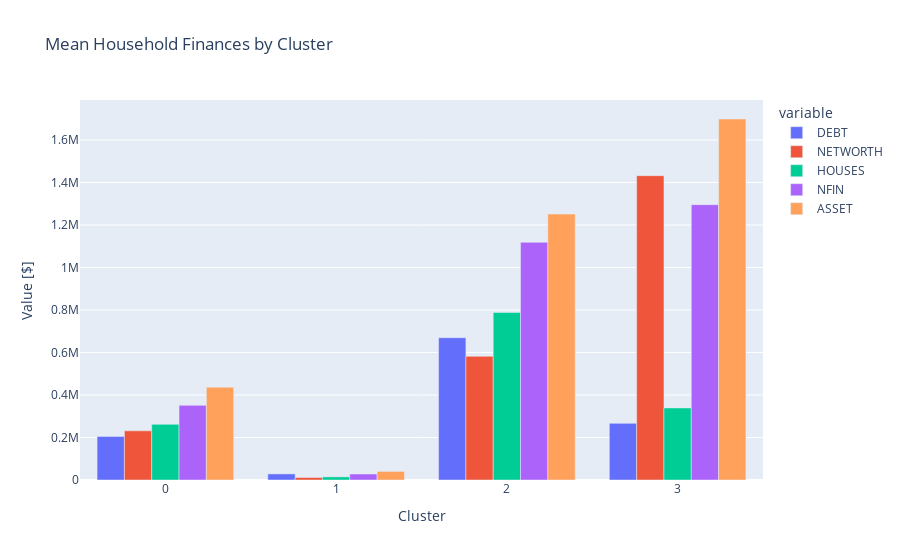

Notebook code for this chart:
### Code cell
# Create side-by-side bar chart of `xgb`
fig = px.bar(
    xgb,
    barmode="group",
    title="Mean Household Finances by Cluster"
)

fig.update_layout(xaxis_title="Cluster", yaxis_title="Value [$]")

fig.show()

### Figure 1 — Plotly figure (JSON) as saved in the notebook; plotly's stock layout.template omitted (floating-point values rounded to 4 significant figures)
{"data": [{"alignmentgroup": "True", "hovertemplate": "variable=DEBT<br>index=%{x}<br>value=%{y}<extra></extra>", "legendgroup": "DEBT", "marker": {"color": "#636efa", "pattern": {"shape": ""}}, "name": "DEBT", "offsetgroup": "DEBT", "orientation": "v", "showlegend": true, "textposition": "auto", "type": "bar", "x": [0, 1, 2, 3], "xaxis": "x", "y": [205100.0, 28650.0, 669400.0, 266600.0], "yaxis": "y"}, {"alignmentgroup": "True", "hovertemplate": "variable=NETWORTH<br>index=%{x}<br>value=%{y}<extra></extra>", "legendgroup": "NETWORTH", "marker": {"color": "#EF553B", "pattern": {"shape": ""}}, "name": "NETWORTH", "offsetgroup": "NETWORTH", "orientation": "v", "showlegend": true, "textposition": "auto", "type": "bar", "x": [0, 1, 2, 3], "xaxis": "x", "y": [231400.0, 11770.0, 582000.0, 1432000.0], "yaxis": "y"}, {"alignmentgroup": "True", "hovertemplate": "variable=HOUSES<br>index=%{x}<br>value=%{y}<extra></extra>", "legendgroup": "HOUSES", "marker": {"color": "#00cc96", "pattern": {"shape": ""}}, "name": "HOUSES", "offsetgroup": "HOUSES", "orientation": "v", "showlegend": true, "textposition": "auto", "type": "bar", "x": [0, 1, 2, 3], "xaxis": "x", "y": [261900.0, 14650.0, 788300.0, 339100.0], "yaxis": "y"}, {"alignmentgroup": "True", "hovertemplate": "variable=NFIN<br>index=%{x}<br>value=%{y}<extra></extra>", "legendgroup": "NFIN", "marker": {"color": "#ab63fa", "pattern": {"shape": ""}}, "name": "NFIN", "offsetgroup": "NFIN", "orientation": "v", "showlegend": true, "textposition": "auto", "type": "bar", "x": [0, 1, 2, 3], "xaxis": "x", "y": [351300.0, 28250.0, 1118000.0, 1296000.0], "yaxis": "y"}, {"alignmentgroup": "True", "hovertemplate": "variable=ASSET<br>index=%{x}<br>value=%{y}<extra></extra>", "legendgroup": "ASSET", "marker": {"color": "#FFA15A", "pattern": {"shape": ""}}, "name": "ASSET", "offsetgroup": "ASSET", "orientation": "v", "showlegend": true, "textposition": "auto", "type": "bar", "x": [0, 1, 2, 3], "xaxis": "x", "y": [436500.0, 40420.0, 1251000.0, 1699000.0], "yaxis": "y"}], "layout": {"autosize": true, "barmode": "group", "legend": {"title": {"text": "variable"}, "tracegroupgap": 0}, "title": {"text": "Mean Household Finances by Cluster"}, "xaxis": {"anchor": "y", "autorange": true, "domain": [0, 1], "range": [-0.5, 3.5], "showspikes": false, "title": {"text": "Cluster"}, "type": "linear"}, "yaxis": {"anchor": "x", "autorange": true, "domain": [0, 1], "range": [0, 1788000.0], "showspikes": false, "title": {"text": "Value [$]"}, "type": "linear"}}}
